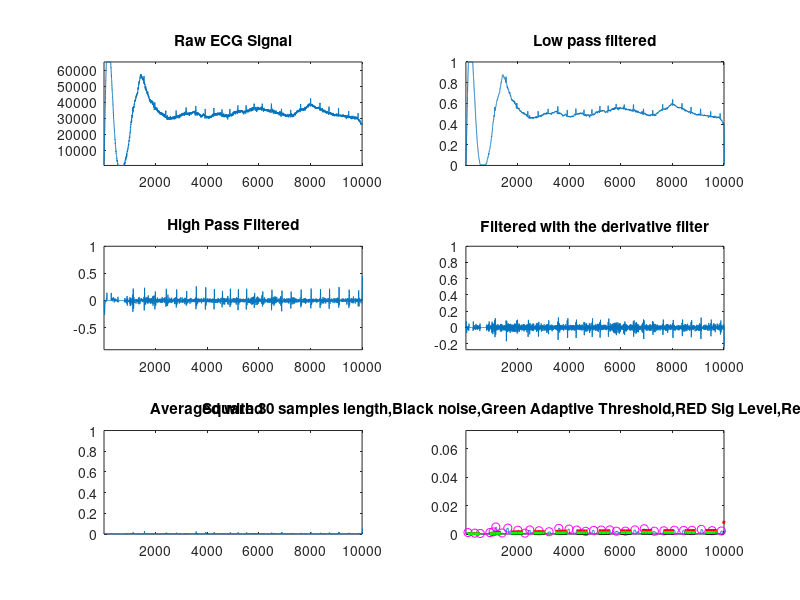
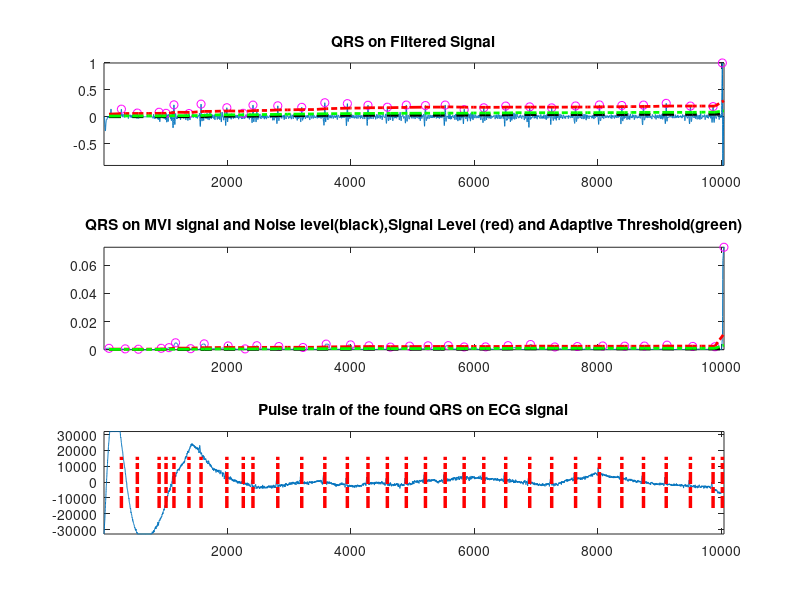

MATLAB code to generate these figures, in order:
clear all
clc
close all
mat=load('sample_data.mat');
ecg= mat.sample_data;
fs=500;
gr=1;
% function [qrs_amp_raw,qrs_i_raw,delay]=pan_tompkin(ecg,fs,gr)

ecg = ecg(:); % vectorize
%% Initialize
qrs_c =[]; %amplitude of R
qrs_i =[]; %index
SIG_LEV = 0; 
nois_c =[];
nois_i =[];
delay = 0;
skip = 0; % becomes one when a T wave is detected
not_nois = 0; % it is not noise when not_nois = 1
selected_RR =[]; % Selected RR intervals
m_selected_RR = 0;
mean_RR = 0;
qrs_i_raw =[];
qrs_amp_raw=[];
ser_back = 0; 
test_m = 0;
SIGL_buf = [];
NOISL_buf = [];
THRS_buf = [];
SIGL_buf1 = [];
NOISL_buf1 = [];
THRS_buf1 = [];
%% Plot differently based on filtering settings
if gr
 if fs == 500
  figure,  ax(1)=subplot(321);plot(ecg);axis tight;title('Raw ECG Signal');
 else
  figure,  ax(1)=subplot(3,2,[1 2]);plot(ecg);axis tight;title('Raw ECG Signal');
 end
end    
%% Noise cancelation(Filtering) % Filters (Filter in between 5-15 Hz)
if fs == 500
%% Low Pass Filter  H(z) = ((1 - z^(-6))^2)/(1 - z^(-1))^2
b = [1 0 0 0 0 0 -2 0 0 0 0 0 1];
a = [1 -2 1];
h_l = filter(b,a,[1 zeros(1,12)]); 
ecg_l = conv (ecg ,h_l);
ecg_l = ecg_l/ max( abs(ecg_l));
delay = 6; %based on the paper
if gr
ax(2)=subplot(322);plot(ecg_l);axis tight;title('Low pass filtered');
end
%% High Pass filter H(z) = (-1+32z^(-16)+z^(-32))/(1+z^(-1))
b = [-1 0 0 0 0 0 0 0 0 0 0 0 0 0 0 0 32 -32 0 0 0 0 0 0 0 0 0 0 0 0 0 0 1];
a = [1 -1];
h_h = filter(b,a,[1 zeros(1,32)]); 
ecg_h = conv (ecg_l ,h_h);
ecg_h = ecg_h/ max( abs(ecg_h));
delay = delay + 16; % 16 samples for highpass filtering
if gr
ax(3)=subplot(323);plot(ecg_h);axis tight;title('High Pass Filtered');
end
else
%% bandpass filter for Noise cancelation of other sampling frequencies(Filtering)
f1=0.1; %cuttoff low frequency to get rid of baseline wander
f2=40; %cuttoff frequency to discard high frequency noise
Wn=[f1 f2]*2/fs; % cutt off based on fs
N = 6; % order of 3 less processing
[a,b] = butter(N,Wn); %bandpass filtering
ecg_h = filtfilt(a,b,ecg);
ecg_h = ecg_h/ max(abs(ecg_h));
if gr
ax(3)=subplot(323);plot(ecg_h);axis tight;title('Band Pass Filtered');
end
end
%% derivative filter H(z) = (1/8T)(-z^(-2) - 2z^(-1) + 2z + z^(2))
h_d = [-1 -2 0 2 1]*(1/8);%1/8*fs
ecg_d = conv (ecg_h ,h_d);
ecg_d = ecg_d/max(ecg_d);
delay = delay + 2; % delay of derivative filter 2 samples
if gr
ax(4)=subplot(324);plot(ecg_d);axis tight;title('Filtered with the derivative filter');
end
%% Squaring nonlinearly enhance the dominant peaks
ecg_s = ecg_d.^2;
if gr
ax(5)=subplot(325);plot(ecg_s);axis tight;title('Squared');
end
%% Moving average Y(nt) = (1/N)[x(nT-(N - 1)T)+ x(nT - (N - 2)T)+...+x(nT)]
ecg_m = conv(ecg_s ,ones(1 ,round(0.150*fs))/round(0.150*fs));
delay = delay + 15;
if gr
ax(6)=subplot(326);plot(ecg_m);axis tight;title('Averaged with 30 samples length,Black noise,Green Adaptive Threshold,RED Sig Level,Red circles QRS adaptive threshold');
axis tight;
end
%% Fiducial Mark 
% Note : a minimum distance of 40 samples is considered between each R wave
% since in physiological point of view no RR wave can occur in less than
% 200 msec distance
[pks,locs] = findpeaks(ecg_m,'MINPEAKDISTANCE',round(0.2*fs));
%% initialize the training phase (2 seconds of the signal) to determine the THR_SIG and THR_NOISE
THR_SIG = max(ecg_m(1:2*fs))*1/3; % 0.25 of the max amplitude 
THR_NOISE = mean(ecg_m(1:2*fs))*1/2; % 0.5 of the mean signal is considered to be noise
SIG_LEV= THR_SIG;
NOISE_LEV = THR_NOISE;
%% Initialize bandpath filter threshold(2 seconds of the bandpass signal)
THR_SIG1 = max(ecg_h(1:2*fs))*1/3; % 0.25 of the max amplitude 
THR_NOISE1 = mean(ecg_h(1:2*fs))*1/2; %
SIG_LEV1 = THR_SIG1; % Signal level in Bandpassed filter
NOISE_LEV1 = THR_NOISE1; % Noise level in Bandpassed filter
%% Thresholding and online desicion rule
for i = 1 : length(pks)
    
   %% locate the corresponding peak in the filtered signal 
    if locs(i)-round(0.150*fs)>= 1 && locs(i)<= length(ecg_h)
          [y_i x_i] = max(ecg_h(locs(i)-round(0.150*fs):locs(i)));
       else
          if i == 1
            [y_i x_i] = max(ecg_h(1:locs(i)));
            ser_back = 1;
          elseif locs(i)>= length(ecg_h)
            [y_i x_i] = max(ecg_h(locs(i)-round(0.150*fs):end));
          end
        
     end
    
    
  %% update the heart_rate (Two heart rate means one the most recent and the other selected)
    if length(qrs_c) >= 9 
        
        diffRR = diff(qrs_i(end-8:end)); %calculate RR interval
        mean_RR = mean(diffRR); % calculate the mean of 8 previous R waves interval
        comp =qrs_i(end)-qrs_i(end-1); %latest RR
        if comp <= 0.92*mean_RR || comp >= 1.16*mean_RR
            % lower down thresholds to detect better in MVI
                THR_SIG = 0.5*(THR_SIG);
                %THR_NOISE = 0.5*(THR_SIG);  
               % lower down thresholds to detect better in Bandpass filtered 
                THR_SIG1 = 0.5*(THR_SIG1);
                %THR_NOISE1 = 0.5*(THR_SIG1); 
                
        else
            m_selected_RR = mean_RR; %the latest regular beats mean
        end 
          
    end
    
      %% calculate the mean of the last 8 R waves to make sure that QRS is not
       % missing(If no R detected , trigger a search back) 1.66*mean
       
       if m_selected_RR
           test_m = m_selected_RR; %if the regular RR availabe use it   
       elseif mean_RR && m_selected_RR == 0
           test_m = mean_RR;   
       else
           test_m = 0;
       end
        
    if test_m
          if (locs(i) - qrs_i(end)) >= round(1.66*test_m)% it shows a QRS is missed 
              [pks_temp,locs_temp] = max(ecg_m(qrs_i(end)+ round(0.200*fs):locs(i)-round(0.200*fs))); % search back and locate the max in this interval
              locs_temp = qrs_i(end)+ round(0.200*fs) + locs_temp -1; %location 
             
              if pks_temp > THR_NOISE
               qrs_c = [qrs_c pks_temp];
               qrs_i = [qrs_i locs_temp];
              
               % find the location in filtered sig
               if locs_temp <= length(ecg_h)
                [y_i_t x_i_t] = max(ecg_h(locs_temp-round(0.150*fs):locs_temp));
               else
                [y_i_t x_i_t] = max(ecg_h(locs_temp-round(0.150*fs):end));
               end
               % take care of bandpass signal threshold
               if y_i_t > THR_NOISE1 
                        
                      qrs_i_raw = [qrs_i_raw locs_temp-round(0.150*fs)+ (x_i_t - 1)];% save index of bandpass 
                      qrs_amp_raw =[qrs_amp_raw y_i_t]; %save amplitude of bandpass 
                      SIG_LEV1 = 0.25*y_i_t + 0.75*SIG_LEV1; %when found with the second thres 
               end
               
               not_nois = 1;
               SIG_LEV = 0.25*pks_temp + 0.75*SIG_LEV ;  %when found with the second threshold             
             end 
              
          else
              not_nois = 0;
              
          end
    end
      
    
    
    
    %%  find noise and QRS peaks
    if pks(i) >= THR_SIG
        
                 % if a QRS candidate occurs within 360ms of the previous QRS
                 % ,the algorithm determines if its T wave or QRS
                 if length(qrs_c) >= 3
                      if (locs(i)-qrs_i(end)) <= round(0.3600*fs)
                        Slope1 = mean(diff(ecg_m(locs(i)-round(0.075*fs):locs(i)))); %mean slope of the waveform at that position
                        Slope2 = mean(diff(ecg_m(qrs_i(end)-round(0.075*fs):qrs_i(end)))); %mean slope of previous R wave
                             if abs(Slope1) <= abs(0.5*(Slope2))  % slope less then 0.5 of previous R
                                 nois_c = [nois_c pks(i)];
                                 nois_i = [nois_i locs(i)];
                                 skip = 1; % T wave identification
                                 % adjust noise level in both filtered and
                                 % MVI
                                 NOISE_LEV1 = 0.125*y_i + 0.875*NOISE_LEV1;
                                 NOISE_LEV = 0.125*pks(i) + 0.875*NOISE_LEV; 
                             else
                                 skip = 0;
                             end
            
                      end
                 end
        
        if skip == 0  % skip is 1 when a T wave is detected       
        qrs_c = [qrs_c pks(i)];
        qrs_i = [qrs_i locs(i)];
        
        % bandpass filter check threshold
         if y_i >= THR_SIG1
                        if ser_back 
                           qrs_i_raw = [qrs_i_raw x_i];  % save index of bandpass 
                        else
                           qrs_i_raw = [qrs_i_raw locs(i)-round(0.150*fs)+ (x_i - 1)];% save index of bandpass 
                        end
                           qrs_amp_raw =[qrs_amp_raw y_i];% save amplitude of bandpass 
          SIG_LEV1 = 0.125*y_i + 0.875*SIG_LEV1;% adjust threshold for bandpass filtered sig
         end
         
        % adjust Signal level
        SIG_LEV = 0.125*pks(i) + 0.875*SIG_LEV ;
        end
        
        
    elseif THR_NOISE <= pks(i) && pks(i)<THR_SIG
        
         %adjust Noise level in filtered sig
         NOISE_LEV1 = 0.125*y_i + 0.875*NOISE_LEV1;
         %adjust Noise level in MVI
         NOISE_LEV = 0.125*pks(i) + 0.875*NOISE_LEV; 
        
        
      
    elseif pks(i) < THR_NOISE
        nois_c = [nois_c pks(i)];
        nois_i = [nois_i locs(i)];
        
        % noise level in filtered signal
        NOISE_LEV1 = 0.125*y_i + 0.875*NOISE_LEV1;
        %end
        
         %adjust Noise level in MVI
        NOISE_LEV = 0.125*pks(i) + 0.875*NOISE_LEV;  
        
           
    end
    
    
    
 
    
    %% adjust the threshold with SNR
    if NOISE_LEV ~= 0 || SIG_LEV ~= 0
        THR_SIG = NOISE_LEV + 0.25*(abs(SIG_LEV - NOISE_LEV));
        THR_NOISE = 0.5*(THR_SIG);
    end
    
    % adjust the threshold with SNR for bandpassed signal
    if NOISE_LEV1 ~= 0 || SIG_LEV1 ~= 0
        THR_SIG1 = NOISE_LEV1 + 0.25*(abs(SIG_LEV1 - NOISE_LEV1));
        THR_NOISE1 = 0.5*(THR_SIG1);
    end
    
    
% take a track of thresholds of smoothed signal
SIGL_buf = [SIGL_buf SIG_LEV];
NOISL_buf = [NOISL_buf NOISE_LEV];
THRS_buf = [THRS_buf THR_SIG];
% take a track of thresholds of filtered signal
SIGL_buf1 = [SIGL_buf1 SIG_LEV1];
NOISL_buf1 = [NOISL_buf1 NOISE_LEV1];
THRS_buf1 = [THRS_buf1 THR_SIG1];
    
 skip = 0; %reset parameters
 not_nois = 0; %reset parameters
 ser_back = 0;  %reset bandpass param   
end
if gr
hold on,scatter(qrs_i,qrs_c,'m');
hold on,plot(locs,NOISL_buf,'--k','LineWidth',2);
hold on,plot(locs,SIGL_buf,'--r','LineWidth',2);
hold on,plot(locs,THRS_buf,'--g','LineWidth',2);
%if ax(:)
linkaxes(ax,'x');
zoom on;
%end
end
%% overlay on the signals
if gr
figure,az(1)=subplot(311);plot(ecg_h);title('QRS on Filtered Signal');axis tight;
hold on,scatter(qrs_i_raw,qrs_amp_raw,'m');
hold on,plot(locs,NOISL_buf1,'LineWidth',2,'Linestyle','--','color','k');
hold on,plot(locs,SIGL_buf1,'LineWidth',2,'Linestyle','-.','color','r');
hold on,plot(locs,THRS_buf1,'LineWidth',2,'Linestyle','-.','color','g');
az(2)=subplot(312);plot(ecg_m);title('QRS on MVI signal and Noise level(black),Signal Level (red) and Adaptive Threshold(green)');axis tight;
hold on,scatter(qrs_i,qrs_c,'m');
hold on,plot(locs,NOISL_buf,'LineWidth',2,'Linestyle','--','color','k');
hold on,plot(locs,SIGL_buf,'LineWidth',2,'Linestyle','-.','color','r');
hold on,plot(locs,THRS_buf,'LineWidth',2,'Linestyle','-.','color','g');
az(3)=subplot(313);plot(ecg-mean(ecg));title('Pulse train of the found QRS on ECG signal');axis tight;
line(repmat(qrs_i_raw,[2 1]),repmat([min(ecg-mean(ecg))/2; max(ecg-mean(ecg))/2],size(qrs_i_raw)),'LineWidth',2.5,'LineStyle','-.','Color','r');
linkaxes(az,'x');
zoom on;
end

 
